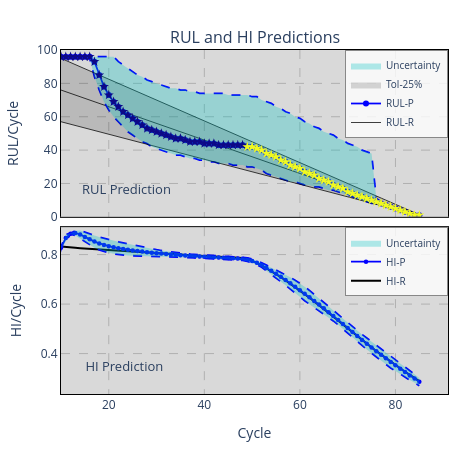

Notebook code cell kept with this figure:
### Code cell
params = [3.5,28,[70],8,0,1,2,5,19,1,0]
m,nI,nR,nO,mO,N1,N2,N3,τ,mode,act = params
X, Y, Z = PrepareData(RS, HI, nI, nO, mO, 1, mode)
ref, J = RefEoL(sig, EOL, nI, mO, mode)
if len(X) < J: print(f'Aviso: nO={nO} > {nOMax(sig, EOL)}: o fluxo termina antes do EoL (última RUL real = {J-len(X)+1}).')
nI = len(Y[0])
if isinstance(nR, str): nR = ast.literal_eval(nR)

RHO = 0.5
RHO_DYN = True              # False: rho estático (= RHO)
RHO_ETA, RHO_T, RHO_BETA = 0.1, 0.5, 0.75   # passo, temperatura da cobertura suavizada (escore |e|/e_est), momento
RHO_MIN, RHO_MAX = 1e-2, 10
INTR_STATE = 'reset'       

teda=AutoCloud(m=m,nI=nI,nR=nR,nO=nO+mO,ηS=[N1,N2,N3],mode=mode,act=act,
               tau=τ,eol=EOL,ref=ref,wtaG=WTAG,wtaP=WTAP,feedback=FEEDBACK,mO=mO,
               rho=RHO,lam=LAM,intr_state=INTR_STATE,
               rho_dyn=RHO_DYN,rho_eta=RHO_ETA,rho_T=RHO_T,rho_beta=RHO_BETA,rho_min=RHO_MIN,rho_max=RHO_MAX,
               rls_mode='pol',nf_rls=3,ff_rls=0.9,dt_rls=1e3,
               )

for j,_ in enumerate(X[:J]):

    teda.run(X[j])
    teda.RUL_Prediction(Y[j],mode='interval',lim=len(sig)-nI+1,show=False)
    teda.WAPE_HI2(Y[j],Z[j])
    teda.Adapt(Y[j],Z[j])
    teda.UpdateRLS(mode='HI')

print(f"HI (HI_Granularity): cov={teda.cov:.3f} | sp={teda.sp:.3f} | V=média(cov*sp)={teda.V:.4f} | Vsum={teda.Vsum:.4f}")
PlotDSI_3D_PLY(teda,xi=10, yf=100,HideCol=[1,2,4])
